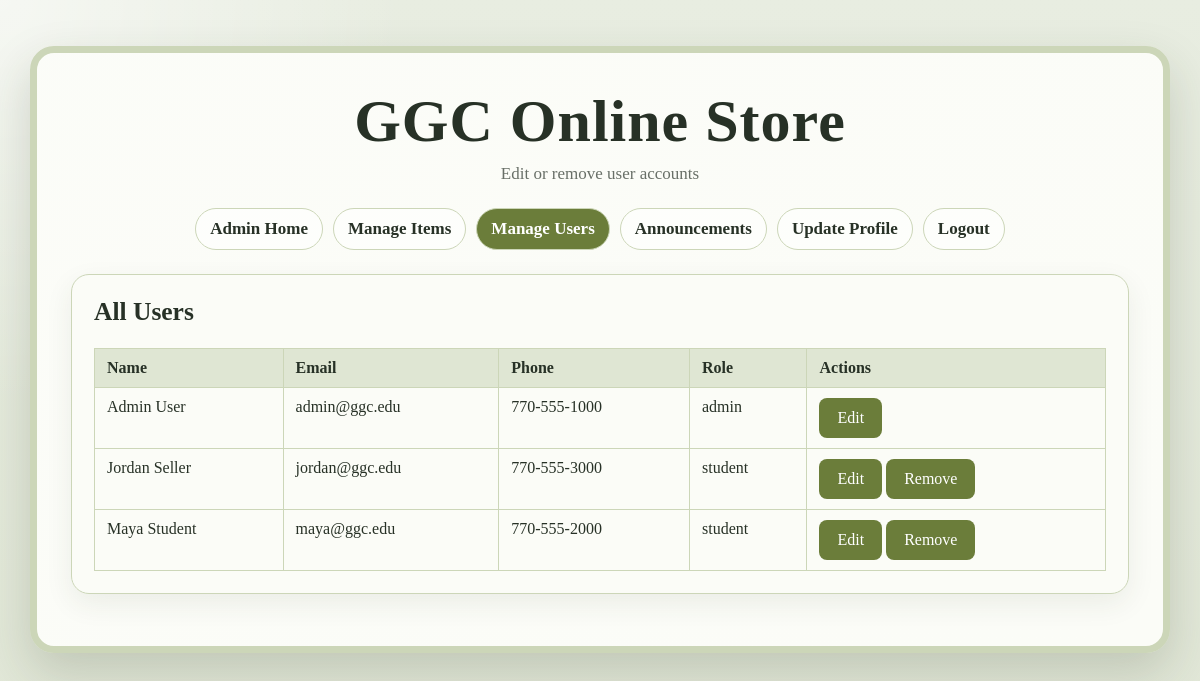
/admin_users.php (signed in), run on the app's committed database.
### tables this page shows
CREATE TABLE users (
    id INT AUTO_INCREMENT PRIMARY KEY,
    registration_date DATE NOT NULL,
    first_name VARCHAR(60) NOT NULL,
    last_name VARCHAR(60) NOT NULL,
    email VARCHAR(120) NOT NULL UNIQUE,
    phone VARCHAR(30) NOT NULL,
    pw VARCHAR(120) NOT NULL,
    role ENUM('student', 'admin') NOT NULL DEFAULT 'student',
    profile_image VARCHAR(255) DEFAULT '',
    security_question_1 VARCHAR(255) NOT NULL,
    security_answer_1 VARCHAR(255) NOT NULL,
    security_question_2 VARCHAR(255) NOT NULL,
    security_answer_2 VARCHAR(255) NOT NULL
);

### includes/utilities.php (called while the page is built, shortened)
<?php
function h($value)
{
    return htmlspecialchars((string) $value, ENT_QUOTES);
}
function fetch_all($dbc, $sql)
{
    $rows = array();
    $result = mysqli_query($dbc, $sql);
    if ($result) {
        while ($row = mysqli_fetch_assoc($result)) {
            $rows[] = $row;
        }
    }
    return $rows;
}
?>

### admin_users.php (the view, shortened to what this page needs)
<?php
include "connection.php";
$users = fetch_all($dbc, "SELECT * FROM users ORDER BY role DESC, registration_date DESC, id DESC");
?>
<section class="panel">
    <h2>All Users</h2>
    <div class="table-wrap">
        <table>
            <tr>
                <th>Name</th>
                <th>Email</th>
                <th>Phone</th>
                <th>Role</th>
                <th>Actions</th>
            </tr>
            <?php foreach ($users as $user) { ?>
                <tr>
                    <td><?php echo h($user["first_name"] . " " . $user["last_name"]); ?></td>
                    <td><?php echo h($user["email"]); ?></td>
                    <td><?php echo h($user["phone"]); ?></td>
                    <td><?php echo h($user["role"]); ?></td>
                    <td>
                        <a class="button-link" href="admin_users.php?edit_id=<?php echo (int) $user["id"]; ?>">Edit</a>
                        <?php if ($user["role"] === "student") { ?>
                            <form method="post" class="inline-form" action="<?php echo h($_SERVER["PHP_SELF"]); ?>">
                                <input type="submit" name="delete_user" value="Remove">
                            </form>
                        <?php } ?>
                    </td>
                </tr>
            <?php } ?>
        </table>
    </div>
</section>

### style.css (style rules this page uses)
* { box-sizing: border-box; }
body { margin: 0; font-family: Georgia, "Times New Roman", serif; font-size: var(--font-size); background: radial-gradient(circle at top left, rgba(255, 255, 255, 0.6), transparent 28%), linear-gradient(180deg, var(--bg), color-mix(in srgb, var(--bg) 76%, #c8d1b3)); color: var(--text); }
a { color: var(--accent); }
.panel { background: var(--panel); border: 1px solid var(--soft); border-radius: 18px; padding: 22px; box-shadow: 0 10px 28px rgba(46, 58, 35, 0.08); margin-bottom: 18px; }
.panel h2, .panel h3 { margin-top: 0; }
input[type="submit"], button, .button-link { border: none; border-radius: 8px; background: var(--accent); color: #fff; padding: 11px 18px; font: inherit; cursor: pointer; text-decoration: none; display: inline-block; }
.table-wrap { overflow-x: auto; }
table { width: 100%; border-collapse: collapse; background: var(--panel); }
th, td { border: 1px solid var(--soft); padding: 10px 12px; text-align: left; vertical-align: top; }
th { background: color-mix(in srgb, var(--soft) 62%, white); }
.inline-form { display: inline; }

### data on the page
users: first_name+last_name "Admin User", email "admin@ggc.edu", phone "770-555-1000", role "admin"
users: first_name+last_name "Jordan Seller", email "jordan@ggc.edu", phone "770-555-3000", role "student"
users: first_name+last_name "Maya Student", email "maya@ggc.edu", phone "770-555-2000", role "student"

### other printed values
$title "Edit or remove user accounts"
$label "Admin Home"
$label "Manage Items"
$label "Manage Users"
$label "Announcements"
$label "Update Profile"
$label "Logout"
